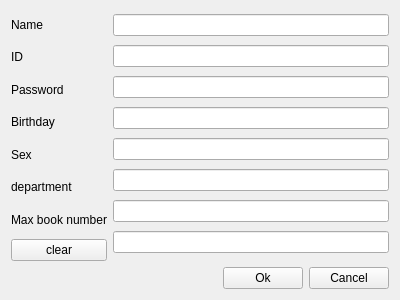
<?xml version="1.0" encoding="UTF-8"?>
<ui version="4.0">
 <class>modifyreader</class>
 <widget class="QWidget" name="modifyreader">
  <property name="geometry">
   <rect>
    <x>0</x>
    <y>0</y>
    <width>400</width>
    <height>300</height>
   </rect>
  </property>
  <property name="windowTitle">
   <string>Form</string>
  </property>
  <layout class="QVBoxLayout" name="verticalLayout_3">
   <item>
    <layout class="QHBoxLayout" name="horizontalLayout">
     <item>
      <layout class="QVBoxLayout" name="verticalLayout_2">
       <item>
        <widget class="QLabel" name="label">
         <property name="text">
          <string>Name</string>
         </property>
        </widget>
       </item>
       <item>
        <widget class="QLabel" name="label_2">
         <property name="text">
          <string>ID</string>
         </property>
        </widget>
       </item>
       <item>
        <widget class="QLabel" name="label_3">
         <property name="text">
          <string>Password</string>
         </property>
        </widget>
       </item>
       <item>
        <widget class="QLabel" name="label_4">
         <property name="text">
          <string>Birthday</string>
         </property>
        </widget>
       </item>
       <item>
        <widget class="QLabel" name="label_5">
         <property name="text">
          <string>Sex</string>
         </property>
        </widget>
       </item>
       <item>
        <widget class="QLabel" name="label_7">
         <property name="text">
          <string>department</string>
         </property>
        </widget>
       </item>
       <item>
        <widget class="QLabel" name="label_6">
         <property name="text">
          <string>Max book number</string>
         </property>
        </widget>
       </item>
       <item>
        <widget class="QPushButton" name="pushButton">
         <property name="text">
          <string>clear</string>
         </property>
        </widget>
       </item>
      </layout>
     </item>
     <item>
      <layout class="QVBoxLayout" name="verticalLayout">
       <item>
        <widget class="QLineEdit" name="lineEdit">
         <property name="readOnly">
          <bool>false</bool>
         </property>
        </widget>
       </item>
       <item>
        <widget class="QLineEdit" name="lineEdit_2">
         <property name="readOnly">
          <bool>false</bool>
         </property>
        </widget>
       </item>
       <item>
        <widget class="QLineEdit" name="lineEdit_3">
         <property name="readOnly">
          <bool>false</bool>
         </property>
        </widget>
       </item>
       <item>
        <widget class="QLineEdit" name="lineEdit_4">
         <property name="readOnly">
          <bool>false</bool>
         </property>
        </widget>
       </item>
       <item>
        <widget class="QLineEdit" name="lineEdit_5">
         <property name="readOnly">
          <bool>false</bool>
         </property>
        </widget>
       </item>
       <item>
        <widget class="QLineEdit" name="lineEdit_6">
         <property name="readOnly">
          <bool>false</bool>
         </property>
        </widget>
       </item>
       <item>
        <widget class="QLineEdit" name="lineEdit_7"/>
       </item>
       <item>
        <widget class="QLineEdit" name="lineEdit_8"/>
       </item>
       <item>
        <layout class="QHBoxLayout" name="horizontalLayout_3"/>
       </item>
      </layout>
     </item>
    </layout>
   </item>
   <item>
    <layout class="QHBoxLayout" name="horizontalLayout_2">
     <item>
      <spacer name="horizontalSpacer_2">
       <property name="orientation">
        <enum>Qt::Horizontal</enum>
       </property>
       <property name="sizeHint" stdset="0">
        <size>
         <width>40</width>
         <height>20</height>
        </size>
       </property>
      </spacer>
     </item>
     <item>
      <widget class="QPushButton" name="pushButton_2">
       <property name="text">
        <string>Ok</string>
       </property>
      </widget>
     </item>
     <item>
      <widget class="QPushButton" name="pushButton_3">
       <property name="text">
        <string>Cancel</string>
       </property>
      </widget>
     </item>
    </layout>
   </item>
  </layout>
 </widget>
 <resources/>
 <connections/>
</ui>
